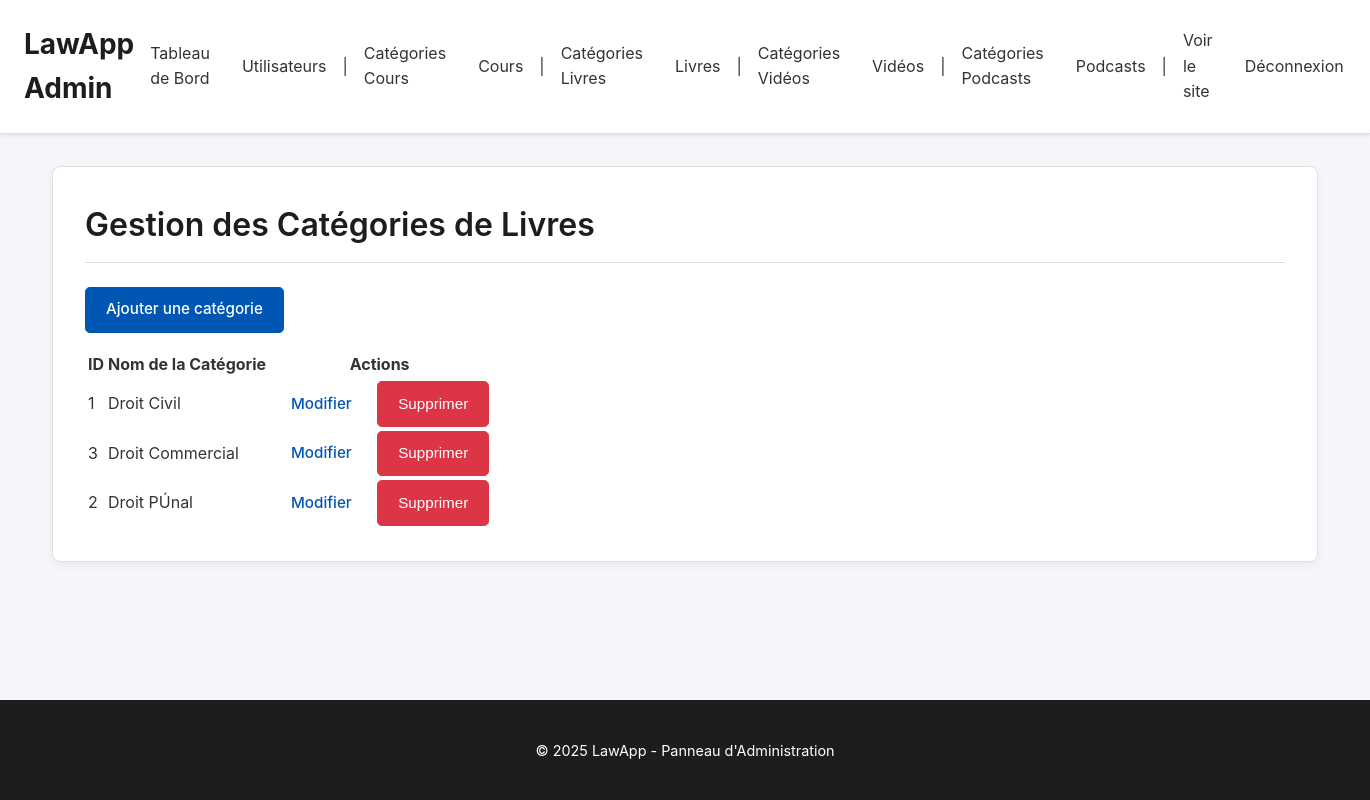
Page /admin/manage_categories_livres.php on the committed database.
### tables this page shows
CREATE TABLE `categories_livres` (
  `id` int(11) NOT NULL AUTO_INCREMENT,
  `nom` varchar(255) NOT NULL,
  `description` text DEFAULT NULL,
  `slug` varchar(255) DEFAULT NULL,
  `date_creation` datetime DEFAULT current_timestamp(),
  `date_mise_a_jour` datetime DEFAULT current_timestamp() ON UPDATE current_timestamp(),
  PRIMARY KEY (`id`),
  UNIQUE KEY `slug` (`slug`)
);

### admin/manage_categories_livres.php (the view, shortened to what this page needs)
<?php
$page_title = "Gestion des Catégories de Livres";
require_once __DIR__ . '/admin_auth_check.php';
require_once __DIR__ . '/admin_header.php';
$categories = [];
$fetch_error = null;
try {
    $stmt = $pdo->query("SELECT id, nom FROM categories_livres ORDER BY nom");
    $categories = $stmt->fetchAll(PDO::FETCH_ASSOC);
} catch (PDOException $e) {
    $fetch_error = "Erreur lors de la récupération des catégories : " . $e->getMessage();
}
?>
<div class="admin-content">
    <h1><?php echo htmlspecialchars($page_title); ?></h1>
    <p>
        <a href="categorie_livre_form.php?action=add" class="btn btn-primary">Ajouter une catégorie</a>
    </p>
    <?php if (empty($categories) && !$fetch_error): ?>
        <p>Aucune catégorie de livre n'a été ajoutée.</p>
    <?php elseif (!empty($categories)): ?>
        <table class="table table-striped table-hover">
            <thead class="thead-light">
                <tr>
                    <th>ID</th>
                    <th>Nom de la Catégorie</th>
                    <th>Actions</th>
                </tr>
            </thead>
            <tbody>
                <?php foreach ($categories as $cat): ?>
                    <tr>
                        <td><?php echo htmlspecialchars($cat['id']); ?></td>
                        <td><?php echo htmlspecialchars($cat['nom']); ?></td>
                        <td>
                            <a href="categorie_livre_form.php?action=edit&id=<?php echo $cat['id']; ?>" class="btn btn-sm btn-warning">Modifier</a>
                            <form action="categorie_livre_actions.php" method="POST" style="display:inline-block;" onsubmit="return confirm('Êtes-vous sûr de vouloir supprimer cette catégorie ? Cela pourrait affecter les livres associés.');">
                                <button type="submit" class="btn btn-sm btn-danger">Supprimer</button>
                            </form>
                        </td>
                    </tr>
                <?php endforeach; ?>
            </tbody>
        </table>
    <?php endif; ?>
</div>
<?php
require_once __DIR__ . '/admin_footer.php';
?>

### admin/css/admin_style.css (style rules this page uses)
:root { --admin-bg-color: #f4f6f9; --admin-text-color: #333; --admin-primary-color: #0056b3; --admin-primary-hover-color: #004085; --admin-header-bg-color: #ffffff; --admin-header-text-color: #333; --admin-nav-link-color: #333; --admin-nav-link-hover-color: var(--admin-primary-color); --admin-section-bg-color: #ffffff; --admin-border-color: #e0e0e0; --admin-heading-color: #1c1d1f; --admin-button-bg-color: var(--admin-primary-color); --admin-button-text-color: #ffffff; --admin-button-hover-bg-color: var(--admin-primary-hover-color); --admin-link-color: var(--admin-primary-color); --admin-link-hover-color: var(--admin-primary-hover-color); --admin-card-shadow: 0 4px 8px rgba(0,0,0,0.05); --admin-font-family-sans-serif: -apple-system, BlinkMacSystemFont, "Segoe UI", Roboto, "Helvetica Neue", Arial, sans-serif, "Apple Color Emoji", "Segoe UI Emoji", "Segoe UI Symbol"; --admin-table-header-bg: #f3f4f6; --admin-table-border-color: #d1d5db; --admin-primary-color-rgb-tuple: 0,86,179; }
body { font-family: var(--admin-font-family-sans-serif); margin: 0; background-color: var(--admin-bg-color); color: var(--admin-text-color); display: flex; flex-direction: column; min-height: 100vh; line-height: 1.6; }
h1, h2, h3, h4, h5, h6 { color: var(--admin-heading-color); font-weight: 600; }
a { color: var(--admin-link-color); text-decoration: none; transition: color 0.2s ease-in-out; }
.admin-container, .admin-content { max-width: 1200px; margin: 2rem auto; padding: 2rem; background-color: var(--admin-section-bg-color); border-radius: 8px; box-shadow: var(--admin-card-shadow); border: 1px solid var(--admin-border-color); }
.admin-container h1, .admin-content h1 { color: var(--admin-heading-color); margin-top: 0; margin-bottom: 1.5rem; border-bottom: 1px solid var(--admin-border-color); padding-bottom: 0.75rem; }
.btn { display: inline-block; padding: 0.65rem 1.25rem; font-size: 0.95rem; font-weight: 500; line-height: 1.5; text-align: center; text-decoration: none; vertical-align: middle; cursor: pointer; user-select: none; border: 1px solid transparent; border-radius: 0.3rem; transition: color .15s ease-in-out,background-color .15s ease-in-out,border-color .15s ease-in-out,box-shadow .15s ease-in-out; }
.btn-primary { color: var(--admin-button-text-color); background-color: var(--admin-button-bg-color); border-color: var(--admin-button-bg-color); }
.btn-danger { color: #fff; background-color: #dc3545; border-color: #dc3545; }

### rows in the picture
categories_livres: id "1", nom "Droit Civil"
categories_livres: id "3", nom "Droit Commercial"
categories_livres: id "2", nom "Droit PÚnal"

### other values in the picture
$page_title "Gestion des Catégories de Livres"
